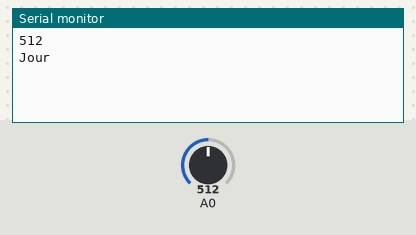
The sketch below on a simulated Arduino Uno, built with avr-gcc and run on an emulated ATmega328P. Shown: the last lines printed to the serial monitor. Inputs (shaded band) come from the test bench; at power-on: A0 = 512.

Above: at 1.2 s.
1.3 s: A0 set to 21
At 2.6 s:
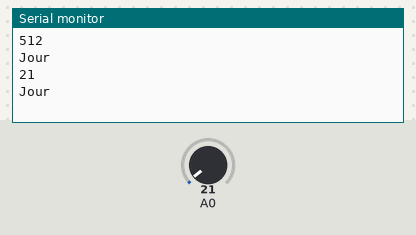
2.8 s: A0 set to 17
At 4.8 s:
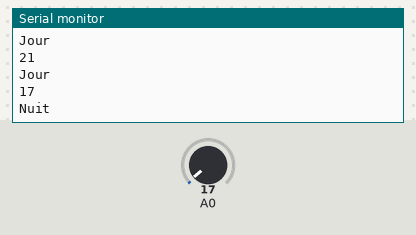
Timing chart, 0 to 6.3 s (numbered marks = the images above; inputs shaded):
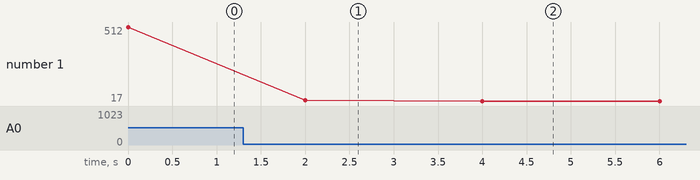

Measured:
- the behaviour switches between 20 and 19 on A0 (found by bisection; images 1 and 2)
- after the input at 1.3 s, the serial monitor: prints a new line after 0.70 s (image 1)
- after the input at 2.8 s, the serial monitor: prints a new line after 1.2 s (image 2)
- plotted number 1: 512 → 21 after the input at 1.3 s, 21 → 17 after the input at 2.8 s

The sketch:

Photocell.ino
```cpp
#include <NightChecker.h>

int photocellPin = 0;
NightChecker nightChecker(photocellPin);

void setup()
{
	Serial.begin(9600);
}

void loop()
{
	//Serial.println(analogRead(photocellPin));

	if(nightChecker.IsNight())
	{
		Serial.println("Nuit");
	}
	else
	{
		Serial.println("Jour");
	}

	delay(2000);
}
```

NightChecker.cpp
```cpp
#include "Arduino.h"
#include "NightChecker.h"

NightChecker::NightChecker(int pin)
{
	pinMode(pin, OUTPUT);
	_pin = pin;
}

bool NightChecker::IsNight()
{
	if(analogRead(_pin)<20)
	{
		Serial.println(analogRead(_pin));
		return true;
	}
	else
	{
		Serial.println(analogRead(_pin));
		return false;
	}
}
```

NightChecker.h
```cpp
#ifndef NightChecker_h
#define NightChecker_h

#include "Arduino.h"

class NightChecker{
	private:
		int _pin;

	public :
		NightChecker(int pin);
		bool IsNight();
};

#endif
```
